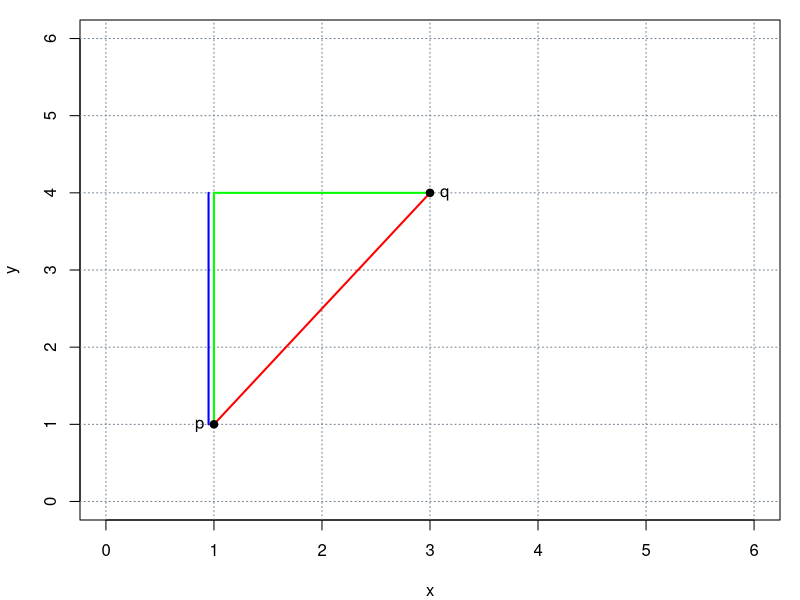

Reproduce this figure in R.
## ---- chunk 1
p <- c(sample(1:3, 1), sample(1:5, 1))
q <- c(sample((p[1] + 1):5, 1), sample(1:5, 1))
d <- abs(p - q)
sol <- round(c(sum(d), sqrt(sum(d^2)), max(d)), digits = 3)
## ---- chunk 2
par(mar = c(4, 4, 1, 1))
plot(0, type = "n", xlim = c(0, 6), ylim = c(0, 6), xlab = "x", ylab = "y")
grid(col = "slategray")
if(d[1] >= d[2]) {
  lines(c(p[1], q[1]), c(q[2], q[2]) - 0.05, lwd = 2, col = "blue")
} else {
  lines(c(p[1], p[1]) - 0.05, c(p[2], q[2]), lwd = 2, col = "blue")
}
lines(rbind(p, q), lwd = 2, col = "red")
lines(c(p[1], p[1], q[1]), c(p[2], q[2], q[2]), lwd = 2, col = "green")
points(rbind(p, q), pch = 19)
text(rbind(p, q), c("p", "q"), pos = c(2, 4))
